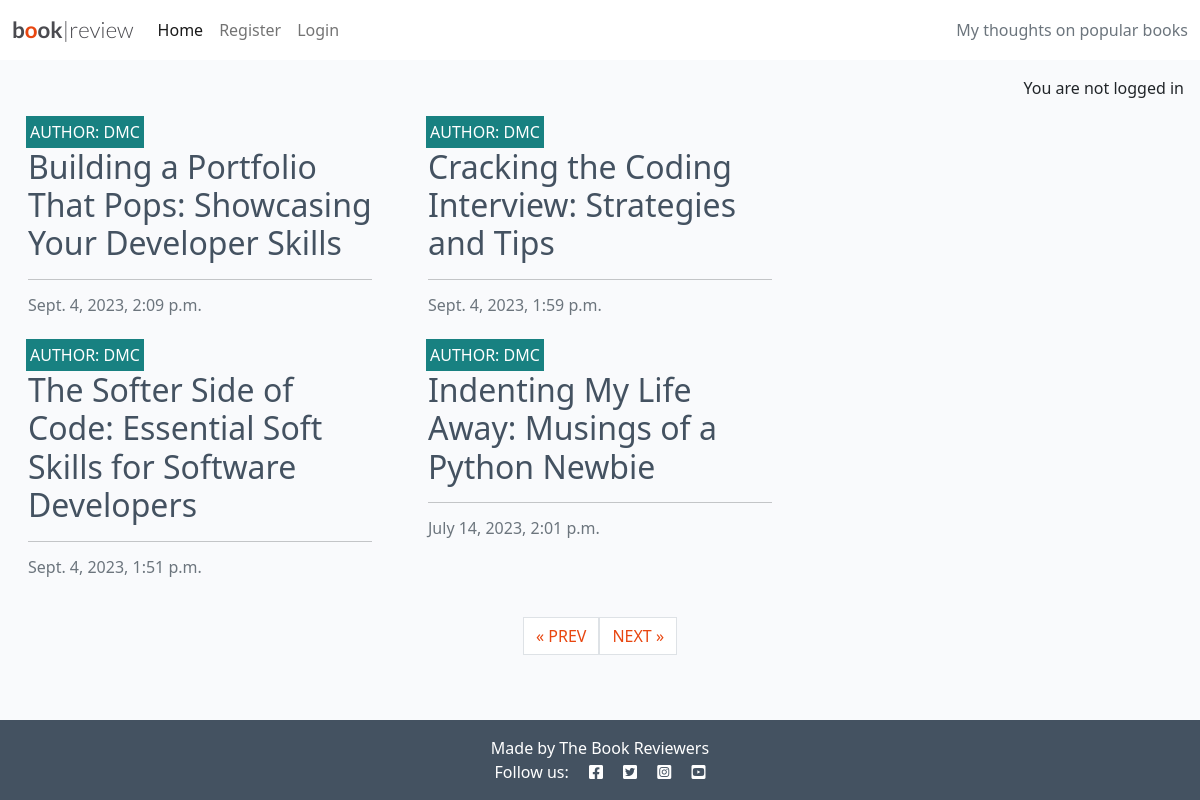
/?page=3, run on the app's committed database.
### blog/models.py (models this page shows, shortened)
class Post(models.Model):
    title = models.CharField(max_length=200, unique=True)
    slug = models.SlugField(max_length=200, unique=True)
    author = models.ForeignKey(User, on_delete=models.CASCADE, related_name="blog_posts", default='DMC')
    content = models.TextField()
    created_on = models.DateTimeField(auto_now_add=True)
    status = models.IntegerField(choices=STATUS, default=0)
    updated_on = models.DateTimeField(auto_now=True)
    class Meta:
        ordering = ["-created_on"]

### blog/views.py (the view)
# urls.py: path('', views.PostList.as_view(), name='home'),
class PostList(generic.ListView):  # Generic view, therefore template name is inferred: post_list.html
    queryset = Post.objects.all().filter(status=1).order_by("-created_on")
    template_name = "blog/index.html"
    paginate_by = 4

### blog/templates/blog/index.html (shortened to what this page needs)
{% extends "base.html" %}
{% block content %}
<div class="container-fluid">
    <div class="row">
        <div class="col-12 mt-3 left">
            <div class="row">
                {% for post in post_list %}
                <div class="col-md-4">
                    <div class="card mb-4">
                        <div class="card-body">
                            <div class="image-container">
                                <div class="image-flash">
                                    <p class="author">Author: {{ post.author }}</p>
                                </div>
                            </div>
                            <a href="{% url 'post_detail' post.slug %}" class="post-link">
                                <h2 class="card-title">{{ post.title }}</h2>
                            </a>
                            <hr />
                            <p class="card-text text-muted h6">{{ post.created_on}}
                            </p>
                        </div>
                    </div>
                </div>
                {% if forloop.counter|divisibleby:2 %}
            </div>
            <div class="row">
                {% endif %}
                {% endfor %}
            </div>
        </div>
    </div>
    {% if is_paginated %}
    <nav aria-label="Page navigation">
        <ul class="pagination justify-content-center">
            {% if page_obj.has_previous %}
            <li>
                <a href="?page={{ page_obj.previous_page_number }}" class="page-link">&laquo; PREV</a>
            </li>
            {% endif %}
            {% if page_obj.has_next %}
            <li><a href="?page={{ page_obj.next_page_number }}" class="page-link"> NEXT &raquo;</a></li>
            {% endif %}
        </ul>
    </nav>
    {% endif %}
</div>
{% endblock %}

### static/css/style.css (style rules this page uses)
body { background-color: #F9FAFC; }
.main-bg { background-color: #F9FAFC; }
.card { border: none; background-color: transparent; }
.image-container { position: relative; }
.image-flash { position: absolute; bottom: 5%; min-width: 30%; left: -2px; background-color: #188181; }
.author { color: white; margin: 4px; text-transform: uppercase; }
.post-link { text-decoration: none; color: #445261; }
.post-link:hover, .page-link { color: #E84610; }

### data on the page
Post: author "DMC", title "Building a Portfolio That Pops: Showcasing Your Developer Skills", created_on "Sept. 4, 2023, 2:09 p.m."
Post: author "DMC", title "Cracking the Coding Interview: Strategies and Tips", created_on "Sept. 4, 2023, 1:59 p.m."
Post: author "DMC", title "The Softer Side of Code: Essential Soft Skills for Software Developers", created_on "Sept. 4, 2023, 1:51 p.m."
Post: author "DMC", title "Indenting My Life Away: Musings of a Python Newbie", created_on "July 14, 2023, 2:01 p.m."
